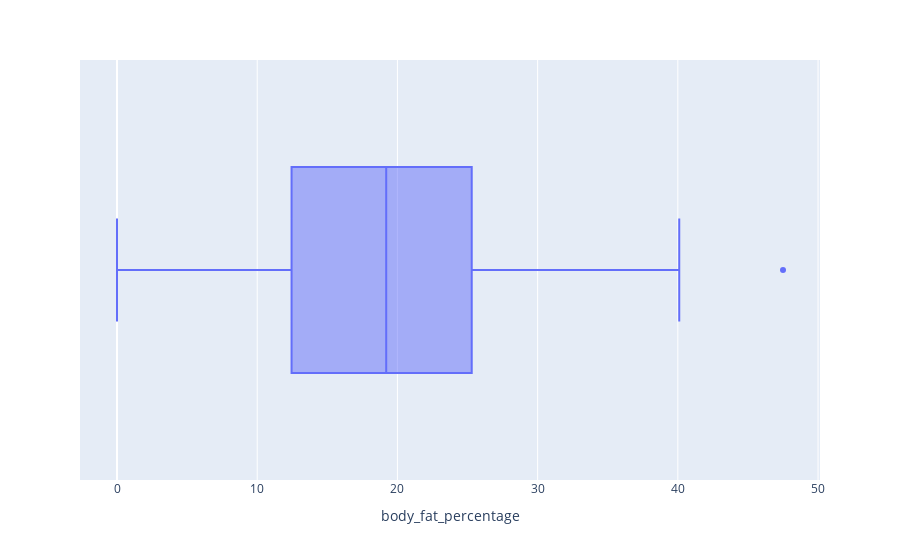
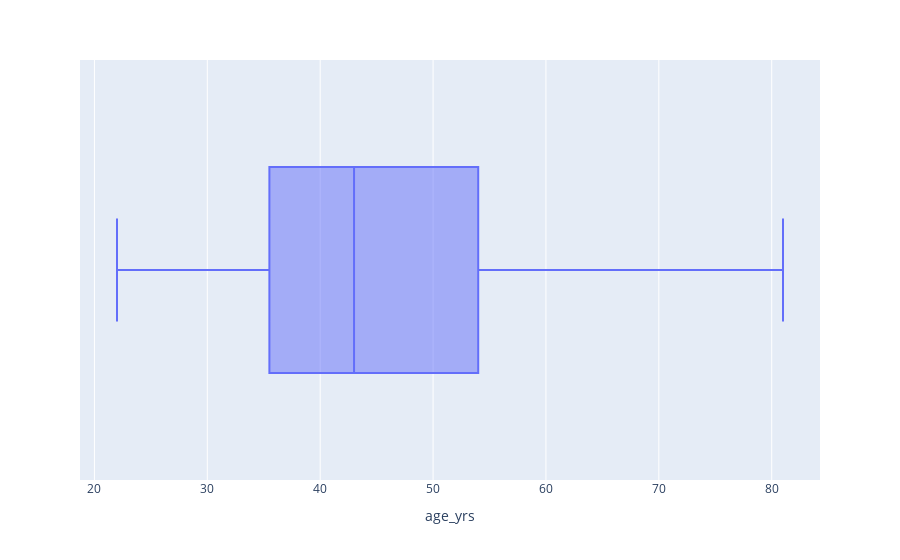
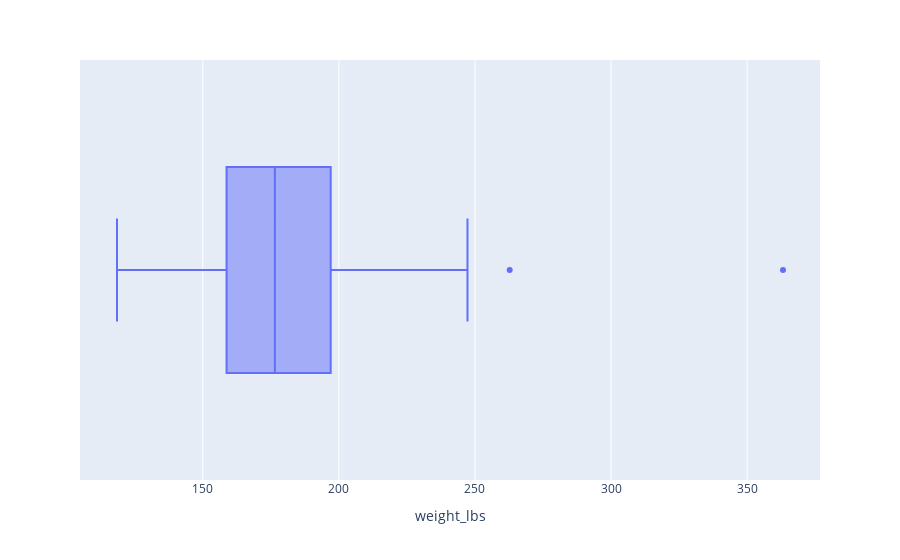
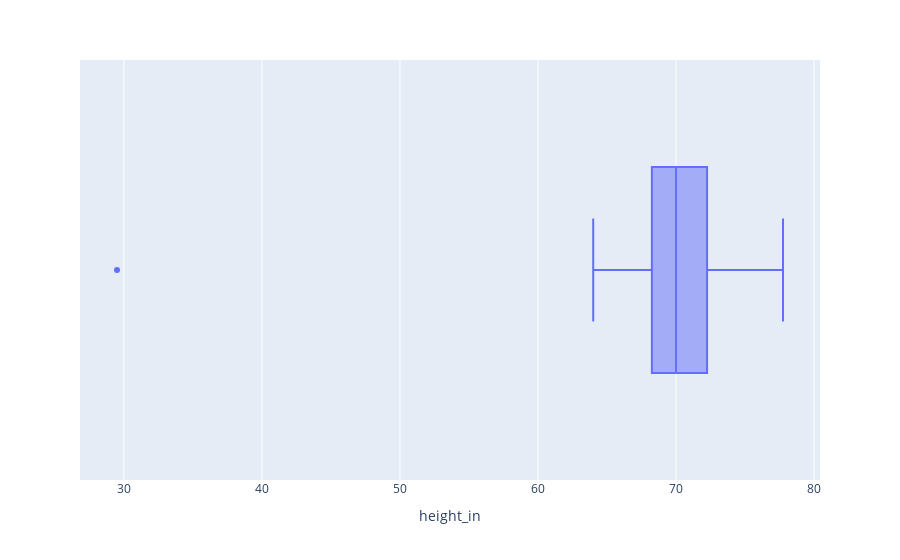

These figures' notebook cell, in order:
### Code cell
# Visual inspection
for col in df.columns:
    fig= px.box(df,x=col)
    fig.show()

### Figure 1 — Plotly figure (JSON) as saved in the notebook; plotly's stock layout.template omitted (floating-point values rounded to 4 significant figures; data arrays with more than 128 entries replaced by an {"elided": "..."} marker saying what was removed)
{"data": [{"alignmentgroup": "True", "hovertemplate": "body_fat_percentage=%{x}<extra></extra>", "legendgroup": "", "marker": {"color": "#636efa"}, "name": "", "notched": false, "offsetgroup": "", "orientation": "h", "showlegend": false, "type": "box", "x": {"elided": "252 float values"}, "x0": " ", "xaxis": "x", "y0": " ", "yaxis": "y"}], "layout": {"autosize": true, "boxmode": "group", "legend": {"tracegroupgap": 0}, "margin": {"t": 60}, "xaxis": {"anchor": "y", "autorange": true, "domain": [0, 1], "range": [-2.639, 50.14], "title": {"text": "body_fat_percentage"}, "type": "linear"}, "yaxis": {"anchor": "x", "autorange": true, "domain": [0, 1], "range": [-0.5, 0.5], "type": "category"}}}

### Figure 2 — Plotly figure (JSON) as saved in the notebook; plotly's stock layout.template omitted (floating-point values rounded to 4 significant figures; data arrays with more than 128 entries replaced by an {"elided": "..."} marker saying what was removed)
{"data": [{"alignmentgroup": "True", "hovertemplate": "age_yrs=%{x}<extra></extra>", "legendgroup": "", "marker": {"color": "#636efa"}, "name": "", "notched": false, "offsetgroup": "", "orientation": "h", "showlegend": false, "type": "box", "x": {"elided": "252 int values"}, "x0": " ", "xaxis": "x", "y0": " ", "yaxis": "y"}], "layout": {"autosize": true, "boxmode": "group", "legend": {"tracegroupgap": 0}, "margin": {"t": 60}, "xaxis": {"anchor": "y", "autorange": true, "domain": [0, 1], "range": [18.72, 84.28], "title": {"text": "age_yrs"}, "type": "linear"}, "yaxis": {"anchor": "x", "autorange": true, "domain": [0, 1], "range": [-0.5, 0.5], "type": "category"}}}

### Figure 3 — Plotly figure (JSON) as saved in the notebook; plotly's stock layout.template omitted (floating-point values rounded to 4 significant figures; data arrays with more than 128 entries replaced by an {"elided": "..."} marker saying what was removed)
{"data": [{"alignmentgroup": "True", "hovertemplate": "weight_lbs=%{x}<extra></extra>", "legendgroup": "", "marker": {"color": "#636efa"}, "name": "", "notched": false, "offsetgroup": "", "orientation": "h", "showlegend": false, "type": "box", "x": {"elided": "252 float values"}, "x0": " ", "xaxis": "x", "y0": " ", "yaxis": "y"}], "layout": {"autosize": true, "boxmode": "group", "legend": {"tracegroupgap": 0}, "margin": {"t": 60}, "xaxis": {"anchor": "y", "autorange": true, "domain": [0, 1], "range": [104.9, 376.7], "title": {"text": "weight_lbs"}, "type": "linear"}, "yaxis": {"anchor": "x", "autorange": true, "domain": [0, 1], "range": [-0.5, 0.5], "type": "category"}}}

### Figure 4 — Plotly figure (JSON) as saved in the notebook; plotly's stock layout.template omitted (floating-point values rounded to 4 significant figures; data arrays with more than 128 entries replaced by an {"elided": "..."} marker saying what was removed)
{"data": [{"alignmentgroup": "True", "hovertemplate": "height_in=%{x}<extra></extra>", "legendgroup": "", "marker": {"color": "#636efa"}, "name": "", "notched": false, "offsetgroup": "", "orientation": "h", "showlegend": false, "type": "box", "x": {"elided": "252 float values"}, "x0": " ", "xaxis": "x", "y0": " ", "yaxis": "y"}], "layout": {"autosize": true, "boxmode": "group", "legend": {"tracegroupgap": 0}, "margin": {"t": 60}, "xaxis": {"anchor": "y", "autorange": true, "domain": [0, 1], "range": [26.82, 80.43], "title": {"text": "height_in"}, "type": "linear"}, "yaxis": {"anchor": "x", "autorange": true, "domain": [0, 1], "range": [-0.5, 0.5], "type": "category"}}}
